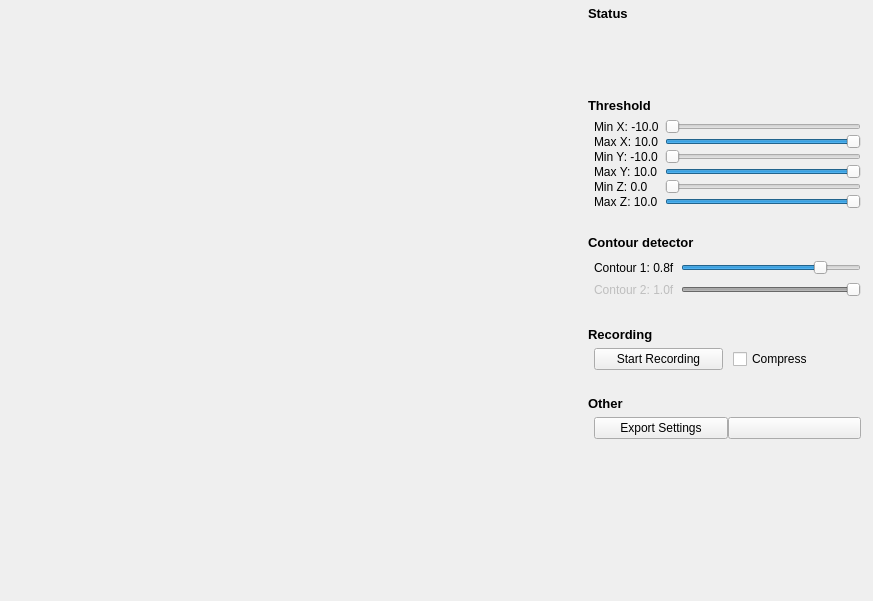
<?xml version="1.0" encoding="UTF-8"?>
<ui version="4.0">
 <class>MainWindow</class>
 <widget class="QWidget" name="MainWindow">
  <property name="geometry">
   <rect>
    <x>0</x>
    <y>0</y>
    <width>873</width>
    <height>601</height>
   </rect>
  </property>
  <property name="windowTitle">
   <string>CDP Tests</string>
  </property>
  <layout class="QGridLayout" name="gridLayout" rowstretch="0" columnstretch="2,1">
   <property name="leftMargin">
    <number>0</number>
   </property>
   <property name="topMargin">
    <number>0</number>
   </property>
   <property name="rightMargin">
    <number>0</number>
   </property>
   <property name="bottomMargin">
    <number>0</number>
   </property>
   <property name="spacing">
    <number>0</number>
   </property>
   <item row="0" column="1">
    <layout class="QVBoxLayout" name="verticalLayout">
     <property name="leftMargin">
      <number>6</number>
     </property>
     <property name="topMargin">
      <number>6</number>
     </property>
     <property name="rightMargin">
      <number>6</number>
     </property>
     <property name="bottomMargin">
      <number>6</number>
     </property>
     <item>
      <widget class="QLabel" name="label_3">
       <property name="font">
        <font>
         <pointsize>10</pointsize>
         <weight>75</weight>
         <bold>true</bold>
        </font>
       </property>
       <property name="text">
        <string>Status</string>
       </property>
      </widget>
     </item>
     <item>
      <widget class="OutputTextBrowser" name="outputTextBrowser" native="true">
       <property name="sizePolicy">
        <sizepolicy hsizetype="Expanding" vsizetype="Expanding">
         <horstretch>0</horstretch>
         <verstretch>0</verstretch>
        </sizepolicy>
       </property>
       <property name="minimumSize">
        <size>
         <width>0</width>
         <height>0</height>
        </size>
       </property>
       <property name="font">
        <font>
         <family>DejaVu Sans Mono</family>
        </font>
       </property>
      </widget>
     </item>
     <item>
      <spacer name="horizontalSpacer_4">
       <property name="orientation">
        <enum>Qt::Horizontal</enum>
       </property>
       <property name="sizeHint" stdset="0">
        <size>
         <width>40</width>
         <height>20</height>
        </size>
       </property>
      </spacer>
     </item>
     <item>
      <widget class="QLabel" name="label">
       <property name="font">
        <font>
         <pointsize>10</pointsize>
         <weight>75</weight>
         <bold>true</bold>
        </font>
       </property>
       <property name="text">
        <string>Threshold</string>
       </property>
      </widget>
     </item>
     <item>
      <layout class="QGridLayout" name="gridLayout_2">
       <property name="leftMargin">
        <number>6</number>
       </property>
       <property name="topMargin">
        <number>6</number>
       </property>
       <property name="rightMargin">
        <number>6</number>
       </property>
       <property name="bottomMargin">
        <number>6</number>
       </property>
       <item row="4" column="2">
        <widget class="QSlider" name="thresholdMaxYSlider">
         <property name="minimum">
          <number>-100</number>
         </property>
         <property name="maximum">
          <number>100</number>
         </property>
         <property name="value">
          <number>100</number>
         </property>
         <property name="orientation">
          <enum>Qt::Horizontal</enum>
         </property>
        </widget>
       </item>
       <item row="6" column="0">
        <widget class="QLabel" name="thresholdMaxZLabel">
         <property name="text">
          <string>Max Z: 10.0</string>
         </property>
        </widget>
       </item>
       <item row="2" column="1">
        <spacer name="verticalSpacer_6">
         <property name="orientation">
          <enum>Qt::Vertical</enum>
         </property>
         <property name="sizeHint" stdset="0">
          <size>
           <width>6</width>
           <height>6</height>
          </size>
         </property>
        </spacer>
       </item>
       <item row="6" column="2">
        <widget class="QSlider" name="thresholdMaxZSlider">
         <property name="maximum">
          <number>100</number>
         </property>
         <property name="value">
          <number>100</number>
         </property>
         <property name="orientation">
          <enum>Qt::Horizontal</enum>
         </property>
        </widget>
       </item>
       <item row="2" column="0">
        <widget class="QLabel" name="thresholdMaxXLabel">
         <property name="text">
          <string>Max X: 10.0</string>
         </property>
        </widget>
       </item>
       <item row="3" column="1">
        <spacer name="verticalSpacer_8">
         <property name="orientation">
          <enum>Qt::Vertical</enum>
         </property>
         <property name="sizeHint" stdset="0">
          <size>
           <width>6</width>
           <height>6</height>
          </size>
         </property>
        </spacer>
       </item>
       <item row="1" column="2">
        <widget class="QSlider" name="thresholdMinXSlider">
         <property name="minimum">
          <number>-100</number>
         </property>
         <property name="maximum">
          <number>100</number>
         </property>
         <property name="value">
          <number>-100</number>
         </property>
         <property name="orientation">
          <enum>Qt::Horizontal</enum>
         </property>
        </widget>
       </item>
       <item row="3" column="2">
        <widget class="QSlider" name="thresholdMinYSlider">
         <property name="minimum">
          <number>-100</number>
         </property>
         <property name="maximum">
          <number>100</number>
         </property>
         <property name="value">
          <number>-100</number>
         </property>
         <property name="orientation">
          <enum>Qt::Horizontal</enum>
         </property>
        </widget>
       </item>
       <item row="5" column="2">
        <widget class="QSlider" name="thresholdMinZSlider">
         <property name="maximum">
          <number>100</number>
         </property>
         <property name="orientation">
          <enum>Qt::Horizontal</enum>
         </property>
        </widget>
       </item>
       <item row="5" column="0">
        <widget class="QLabel" name="thresholdMinZLabel">
         <property name="text">
          <string>Min Z: 0.0</string>
         </property>
        </widget>
       </item>
       <item row="4" column="0">
        <widget class="QLabel" name="thresholdMaxYLabel">
         <property name="text">
          <string>Max Y: 10.0</string>
         </property>
        </widget>
       </item>
       <item row="3" column="0">
        <widget class="QLabel" name="thresholdMinYLabel">
         <property name="text">
          <string>Min Y: -10.0</string>
         </property>
        </widget>
       </item>
       <item row="5" column="1">
        <spacer name="verticalSpacer_11">
         <property name="orientation">
          <enum>Qt::Vertical</enum>
         </property>
         <property name="sizeHint" stdset="0">
          <size>
           <width>6</width>
           <height>6</height>
          </size>
         </property>
        </spacer>
       </item>
       <item row="1" column="1">
        <spacer name="verticalSpacer_5">
         <property name="orientation">
          <enum>Qt::Vertical</enum>
         </property>
         <property name="sizeHint" stdset="0">
          <size>
           <width>6</width>
           <height>6</height>
          </size>
         </property>
        </spacer>
       </item>
       <item row="2" column="2">
        <widget class="QSlider" name="thresholdMaxXSlider">
         <property name="minimum">
          <number>-100</number>
         </property>
         <property name="maximum">
          <number>100</number>
         </property>
         <property name="value">
          <number>100</number>
         </property>
         <property name="orientation">
          <enum>Qt::Horizontal</enum>
         </property>
        </widget>
       </item>
       <item row="1" column="0">
        <widget class="QLabel" name="thresholdMinXLabel">
         <property name="lineWidth">
          <number>1</number>
         </property>
         <property name="text">
          <string>Min X: -10.0</string>
         </property>
         <property name="wordWrap">
          <bool>false</bool>
         </property>
        </widget>
       </item>
       <item row="4" column="1">
        <spacer name="verticalSpacer_3">
         <property name="orientation">
          <enum>Qt::Vertical</enum>
         </property>
         <property name="sizeHint" stdset="0">
          <size>
           <width>6</width>
           <height>6</height>
          </size>
         </property>
        </spacer>
       </item>
       <item row="6" column="1">
        <spacer name="verticalSpacer_4">
         <property name="orientation">
          <enum>Qt::Vertical</enum>
         </property>
         <property name="sizeHint" stdset="0">
          <size>
           <width>6</width>
           <height>6</height>
          </size>
         </property>
        </spacer>
       </item>
      </layout>
     </item>
     <item>
      <spacer name="horizontalSpacer">
       <property name="orientation">
        <enum>Qt::Horizontal</enum>
       </property>
       <property name="sizeHint" stdset="0">
        <size>
         <width>40</width>
         <height>20</height>
        </size>
       </property>
      </spacer>
     </item>
     <item>
      <widget class="QLabel" name="label_6">
       <property name="font">
        <font>
         <pointsize>10</pointsize>
         <weight>75</weight>
         <bold>true</bold>
        </font>
       </property>
       <property name="text">
        <string>Contour detector</string>
       </property>
      </widget>
     </item>
     <item>
      <layout class="QGridLayout" name="gridLayout_3">
       <property name="sizeConstraint">
        <enum>QLayout::SetDefaultConstraint</enum>
       </property>
       <property name="leftMargin">
        <number>6</number>
       </property>
       <property name="topMargin">
        <number>6</number>
       </property>
       <property name="rightMargin">
        <number>6</number>
       </property>
       <property name="bottomMargin">
        <number>6</number>
       </property>
       <item row="1" column="0">
        <widget class="QLabel" name="contourThreshold2Label">
         <property name="enabled">
          <bool>false</bool>
         </property>
         <property name="text">
          <string>Contour 2: 1.0f</string>
         </property>
        </widget>
       </item>
       <item row="0" column="2">
        <widget class="QSlider" name="contourThreshold1Slider">
         <property name="maximum">
          <number>100</number>
         </property>
         <property name="value">
          <number>80</number>
         </property>
         <property name="orientation">
          <enum>Qt::Horizontal</enum>
         </property>
        </widget>
       </item>
       <item row="1" column="1">
        <spacer name="verticalSpacer">
         <property name="orientation">
          <enum>Qt::Vertical</enum>
         </property>
         <property name="sizeHint" stdset="0">
          <size>
           <width>6</width>
           <height>6</height>
          </size>
         </property>
        </spacer>
       </item>
       <item row="0" column="1">
        <spacer name="verticalSpacer_2">
         <property name="orientation">
          <enum>Qt::Vertical</enum>
         </property>
         <property name="sizeHint" stdset="0">
          <size>
           <width>6</width>
           <height>6</height>
          </size>
         </property>
        </spacer>
       </item>
       <item row="1" column="2">
        <widget class="QSlider" name="contourThreshold2Slider">
         <property name="enabled">
          <bool>false</bool>
         </property>
         <property name="maximum">
          <number>100</number>
         </property>
         <property name="value">
          <number>100</number>
         </property>
         <property name="orientation">
          <enum>Qt::Horizontal</enum>
         </property>
        </widget>
       </item>
       <item row="0" column="0">
        <widget class="QLabel" name="contourThreshold1Label">
         <property name="text">
          <string>Contour 1: 0.8f</string>
         </property>
        </widget>
       </item>
      </layout>
     </item>
     <item>
      <spacer name="horizontalSpacer_2">
       <property name="orientation">
        <enum>Qt::Horizontal</enum>
       </property>
       <property name="sizeHint" stdset="0">
        <size>
         <width>40</width>
         <height>20</height>
        </size>
       </property>
      </spacer>
     </item>
     <item>
      <widget class="QLabel" name="label_2">
       <property name="font">
        <font>
         <pointsize>10</pointsize>
         <weight>75</weight>
         <bold>true</bold>
        </font>
       </property>
       <property name="text">
        <string>Recording</string>
       </property>
      </widget>
     </item>
     <item>
      <layout class="QHBoxLayout" name="horizontalLayout" stretch="0,0,0">
       <property name="leftMargin">
        <number>6</number>
       </property>
       <property name="topMargin">
        <number>6</number>
       </property>
       <property name="rightMargin">
        <number>6</number>
       </property>
       <property name="bottomMargin">
        <number>6</number>
       </property>
       <item>
        <widget class="QPushButton" name="recordVideoPushButton">
         <property name="text">
          <string>Start Recording</string>
         </property>
        </widget>
       </item>
       <item>
        <spacer name="horizontalSpacer_3">
         <property name="orientation">
          <enum>Qt::Horizontal</enum>
         </property>
         <property name="sizeType">
          <enum>QSizePolicy::Fixed</enum>
         </property>
         <property name="sizeHint" stdset="0">
          <size>
           <width>10</width>
           <height>20</height>
          </size>
         </property>
        </spacer>
       </item>
       <item>
        <widget class="QCheckBox" name="compressVideoRecordingCheckbox">
         <property name="text">
          <string>Compress</string>
         </property>
        </widget>
       </item>
      </layout>
     </item>
     <item>
      <spacer name="horizontalSpacer_5">
       <property name="orientation">
        <enum>Qt::Horizontal</enum>
       </property>
       <property name="sizeHint" stdset="0">
        <size>
         <width>40</width>
         <height>20</height>
        </size>
       </property>
      </spacer>
     </item>
     <item>
      <widget class="QLabel" name="label_4">
       <property name="font">
        <font>
         <pointsize>10</pointsize>
         <weight>75</weight>
         <bold>true</bold>
        </font>
       </property>
       <property name="text">
        <string>Other</string>
       </property>
      </widget>
     </item>
     <item>
      <layout class="QHBoxLayout" name="horizontalLayout_2">
       <property name="leftMargin">
        <number>6</number>
       </property>
       <property name="topMargin">
        <number>6</number>
       </property>
       <property name="rightMargin">
        <number>6</number>
       </property>
       <property name="bottomMargin">
        <number>6</number>
       </property>
       <item>
        <widget class="QPushButton" name="exportSettingsButton">
         <property name="text">
          <string>Export Settings</string>
         </property>
        </widget>
       </item>
       <item>
        <widget class="QPushButton" name="testButton">
         <property name="autoFillBackground">
          <bool>false</bool>
         </property>
         <property name="text">
          <string/>
         </property>
        </widget>
       </item>
      </layout>
     </item>
     <item>
      <spacer name="verticalSpacer_7">
       <property name="orientation">
        <enum>Qt::Vertical</enum>
       </property>
       <property name="sizeHint" stdset="0">
        <size>
         <width>20</width>
         <height>150</height>
        </size>
       </property>
      </spacer>
     </item>
    </layout>
   </item>
   <item row="0" column="0">
    <widget class="MainGLWidget" name="mainGLWidget" native="true">
     <property name="enabled">
      <bool>true</bool>
     </property>
    </widget>
   </item>
  </layout>
 </widget>
 <customwidgets>
  <customwidget>
   <class>MainGLWidget</class>
   <extends>QWidget</extends>
   <header location="global">mainglwidget.h</header>
  </customwidget>
  <customwidget>
   <class>OutputTextBrowser</class>
   <extends>QWidget</extends>
   <header location="global">outputtextbrowser.h</header>
  </customwidget>
 </customwidgets>
 <resources/>
 <connections/>
</ui>
